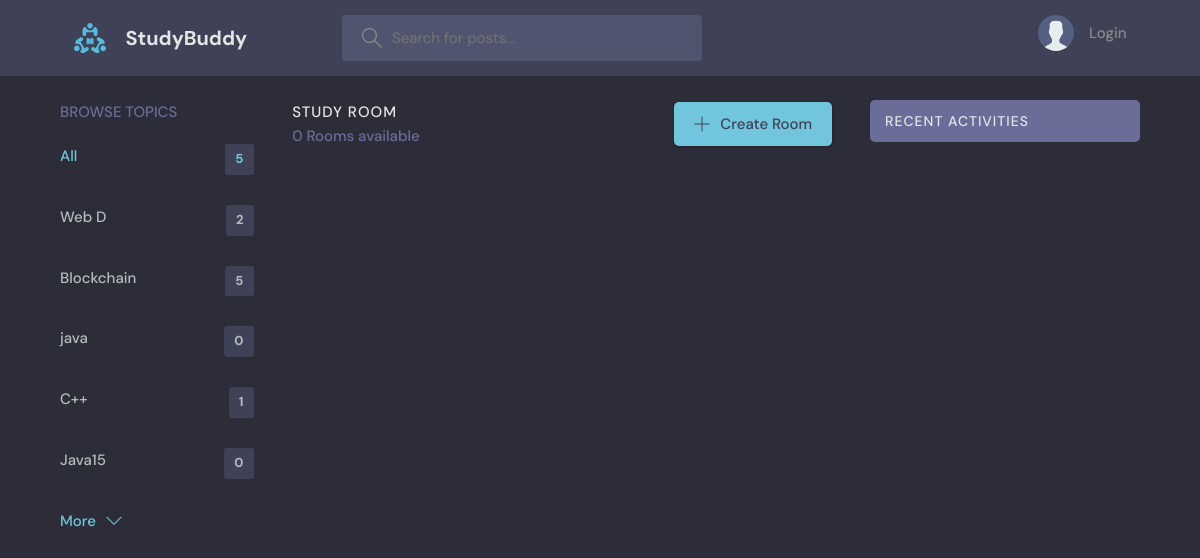
/?q=Cosmos, run on an earlier commit of the app's database.
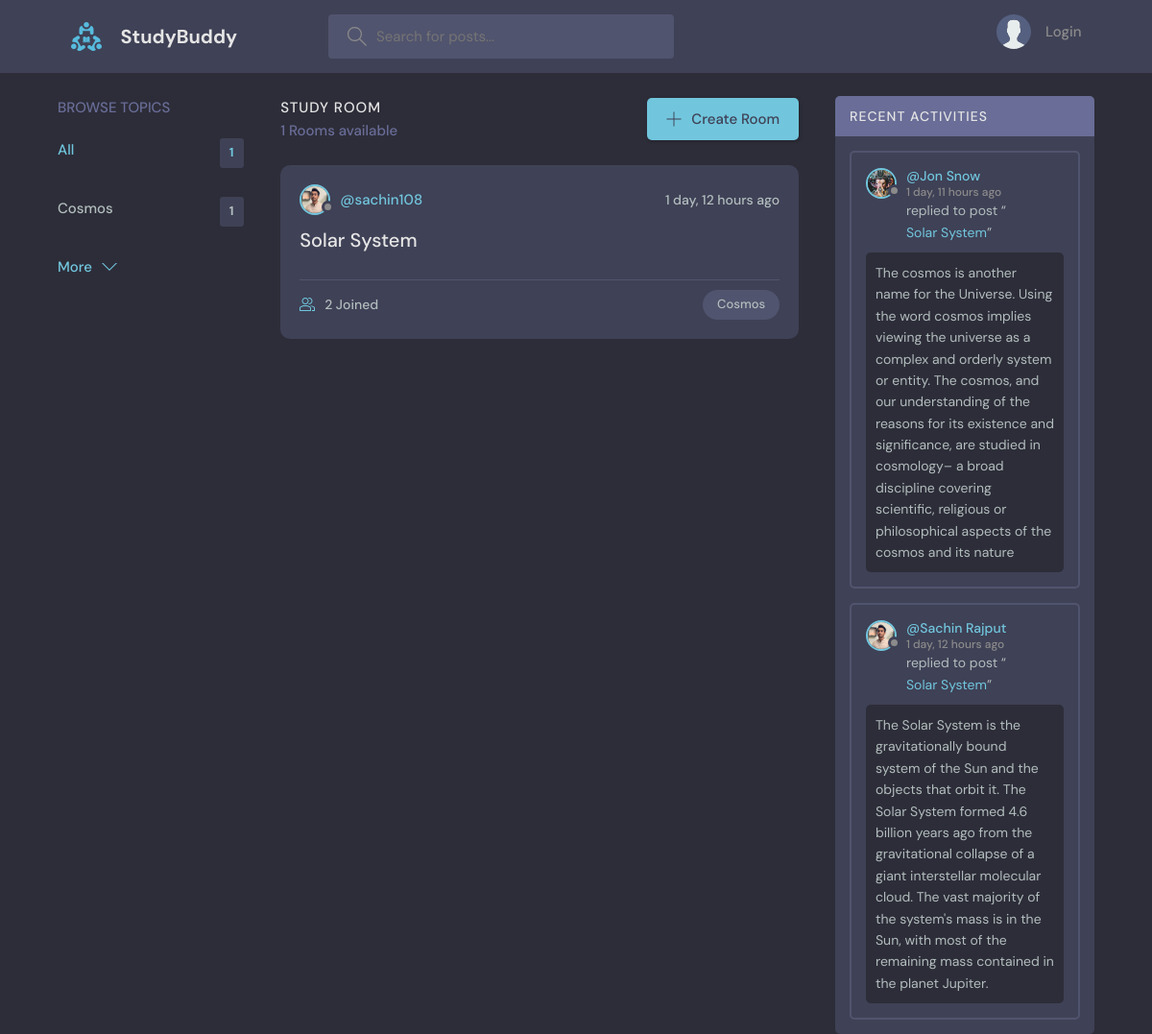
And on a later commit of the database.
### base/models.py (models this page shows, shortened)
class Topic(models.Model):
    name=models.CharField(max_length=200)

class Room(models.Model):
    host=models.ForeignKey(User, on_delete=models.SET_NULL, null=True)
    topic=models.ForeignKey(Topic, on_delete=models.SET_NULL, null=True)
    name=models.CharField(max_length=200)
    desccription=models.TextField(null=True, blank=True)
    participants=models.ManyToManyField(User, related_name='participants', blank=True)
    updated=models.DateTimeField(auto_now=True)
    created=models.DateTimeField(auto_now_add=True)
    class Meta:
        ordering=['-updated', '-created']
    def __str__(self):
        return self.name

class User(AbstractUser):
    name = models.CharField(max_length=200, null=True)
    email = models.EmailField(unique=True, null=True)
    bio = models.TextField(null=True)
    avatar = models.ImageField(null=True, default="avatar.svg")
    USERNAME_FIELD = 'email'
    REQUIRED_FIELDS = []

class Message(models.Model):
    room=models.ForeignKey(Room, on_delete=models.CASCADE)
    user=models.ForeignKey(User, on_delete=models.CASCADE)
    body=models.TextField()
    updated=models.DateTimeField(auto_now=True)
    created=models.DateTimeField(auto_now_add=True)
    class Meta:
        ordering=['-updated', '-created']

### base/views.py (the view)
# urls.py: path('', views.Home, name='Home'),
def Home(request):
    q=request.GET.get('q') if request.GET.get('q') != None else  ''
    rooms=Room.objects.filter(
        Q(topic__name__icontains=q)|
        Q(name__icontains=q)|
        Q(desccription__icontains=q)
    )
    topics=Topic.objects.all()[0:5]
    room_count=rooms.count()
    room_messages=Message.objects.filter(Q(room__topic__name__icontains=q))
    context={'rooms':rooms, 'topics':topics, 'room_count':room_count, "room_messages":room_messages}
    return render(request, 'base/home.html', context)

### base/Templates/base/home.html (shortened to what this page needs)
{%  extends 'Main.html' %}
{% block content %}
<main class="layout layout--3">
      <div class="container">
        {% include 'base/topic_components.html' %}
        <div class="roomList">
          <div class="roomList__header">
            <div>
              <h2>Study Room</h2>
              <p>{{rooms.count}} Rooms available</p>
            </div>
            <a class="btn btn--main" href="{%url 'create-room' %}">
              <svg version="1.1" xmlns="http://www.w3.org/2000/svg" width="32" height="32" viewBox="0 0 32 32">
                <title>add</title>
                <path
                  d="M16.943 0.943h-1.885v14.115h-14.115v1.885h14.115v14.115h1.885v-14.115h14.115v-1.885h-14.115v-14.115z"
                ></path>
              </svg>
              Create Room
            </a>
          </div>
          {% include 'base/feed_component.html' %}
        </div>
        {% include 'base/activity_component.html' %}
      </div>
    </main>
{% endblock %}

### base/Templates/base/topic_components.html
<div class="topics">
    <div class="topics__header">
      <h2>Browse Topics</h2>
    </div>
    <ul class="topics__list">
      <li>
        <a href="{% url 'Home' %}" class="active">All <span>{{topics.count}}</span></a>
      </li>
      {% for topic in topics %}
      <li>
        <a href="{% url 'Home' %}?q={{topic.name}}">{{topic.name}} <span>{{topic.room_set.all.count}}</span> </a>
      </li>
      {% endfor %}
    </ul>
    <a class="btn btn--link" href="{% url 'topics' %}">
      More
      <svg version="1.1" xmlns="http://www.w3.org/2000/svg" width="32" height="32" viewBox="0 0 32 32">
        <title>chevron-down</title>
        <path d="M16 21l-13-13h-3l16 16 16-16h-3l-13 13z"></path>
      </svg>
    </a>
  </div>

### base/Templates/base/feed_component.html (shortened to what this page needs)
{% for room in rooms %}
<div class="roomListRoom">
    <div class="roomListRoom__header">
      <a href="{% url 'user-profile' room.host.id %}" class="roomListRoom__author">
        <div class="avatar avatar--small">
          <img src="{{room.host.avatar.url}}" />
        </div>
        <span>@{{room.host.username}}</span>
      </a>
      <div class="roomListRoom__actions">
        <span>{{room.created|timesince}} ago</span>
      </div>
    </div>
    <div class="roomListRoom__content">
      <a href="{% url 'room' room.id %}">{{room.name}}</a>
    </div>
    <div class="roomListRoom__meta">
      <a href="{% url 'room' room.id %}" class="roomListRoom__joined">
        {{room.participants.all.count}} Joined
      </a>
      <p class="roomListRoom__topic">{{room.topic.name}}</p>
    </div>
  </div>
{% endfor %}

### base/Templates/base/activity_component.html (shortened to what this page needs)
<div class="activities">
    <div class="activities__header">
      <h2>Recent Activities</h2>
    </div>
    {% for message in room_messages %}
    <div class="activities__box">
      <div class="activities__boxHeader roomListRoom__header">
        <a href="{% url 'user-profile' message.user.id %}" class="roomListRoom__author">
          <div class="avatar avatar--small">
            <img src="{{message.user.avatar.url}}" />
          </div>
          <p>
            @{{message.user.name}}
            <span>{{message.created | timesince}} ago</span>
          </p>
        </a>
      </div>
      <div class="activities__boxContent">
        <p>replied to post “<a href="{% url 'room' message.room.id %}">{{message.room}}</a>”</p>
        <div class="activities__boxRoomContent">
            {{message.body}}
        </div>
      </div>
    </div>
    {% endfor %}
  </div>

What changed in the data, as far as the page shows it:
removed Topic: name "Blockchain", room_set.all.count "5"
removed Topic: name "java", room_set.all.count "0"
removed Topic: name "C++", room_set.all.count "1"
removed Topic: name "Java15", room_set.all.count "0"
changed Topic: name "Web D" → "Cosmos"; room_set.all.count "2" → "1"
now on this page (row edited): Room: host.avatar (picture), host.username "sachin108", created "1 day, 12 hours", name "Solar System", participants.all.count "2", topic.name "Cosmos"
added Message: user.avatar (picture), user.name "Jon Snow", created "1 day, 11 hours", room "Solar System", body "The cosmos is another name for the Universe. Using the word cosmos implies viewing the universe as a complex and orderly system or entity. The cosmos, and our understanding of the reasons for its existence and significance, are studied in cosmology– a broad discipline covering scientific, religious or philosophical aspects of the cosmos and its nature"
now on this page (row edited): Message: user.avatar (picture), user.name "Sachin Rajput", created "1 day, 12 hours", room "Solar System", body "The Solar System is the gravitationally bound system of the Sun and the objects that orbit it. The Solar System formed 4.6 billion years ago from the gravitational collapse of a giant interstellar molecular cloud. The vast majority of the system's mass is in the Sun, with most of the remaining mass contained in the planet Jupiter."
Also different on the page:
{{ topics.count }}: "5" → "1"
{{ rooms.count }}: "0" → "1"
